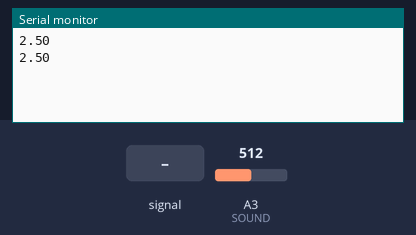
A sketch run on a simulated Arduino Nano, built with avr-gcc and run on an emulated ATmega328P. Shown: the last lines printed to the serial monitor. Inputs (shaded band) come from the test bench; at power-on: A3 (SOUND) = 512.

Above: at 1.2 s.
1.3 s: A3 (SOUND) fed a 200 Hz sine of ±81 counts around its level
At 1.9 s:
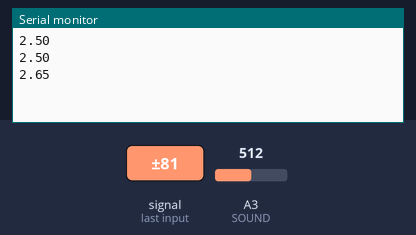
2.8 s: A3 (SOUND) set to 716
At 3.4 s:
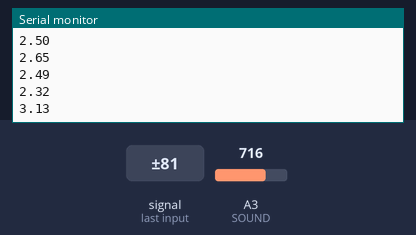
4.3 s: A3 (SOUND) fed a 1000 Hz sine of ±255 counts around its level
At 4.9 s:
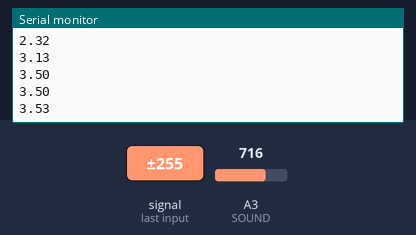
5.8 s: A3 (SOUND) set to 900
At 6.4 s:
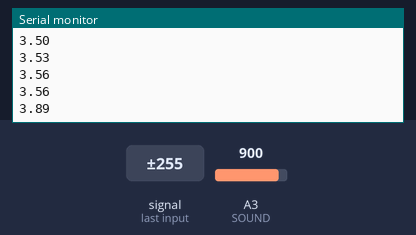
Timing chart, 0 to 8.3 s (numbered marks = the images above; inputs shaded):
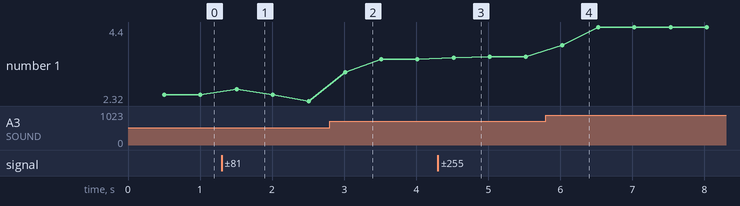

Measured:
- after the input at 1.3 s, the serial monitor: prints a new line after 0.21 s (image 1)
- after the input at 2.8 s, the serial monitor: prints a new line after 0.21 s (image 2)
- after the input at 4.3 s, the serial monitor: prints a new line after 0.22 s (image 3)
- after the input at 5.8 s, the serial monitor: prints a new line after 0.22 s (image 4)
- plotted number 1: 2.5 → 2.32 after the input at 1.3 s, 2.32 → 3.5 after the input at 2.8 s, 3.5 → 3.56 after the input at 4.3 s, 3.56 → 4.4 after the input at 5.8 s

The sketch:

Sound_Sensor.ino
```cpp
#include "MeOrion.h"

// Pins
#define BUZZER 8
#define LIGHT A6
#define SOUND A3
#define ULTRASONIC 10
#define IR_DOWN_L 11
#define IR_DOWN_R 12
#define IR_SIDE_L A1
#define IR_SIDE_R A0

// Motor setups
MeDCMotor motorL(M1);
MeDCMotor motorR(M2);
// Raw driving functions
void wait() {
  motorL.stop();
  motorR.stop();
}
void go() {
  motorL.run(-100);
  motorR.run(100);
  delay(1000);
}
void left() {
  motorL.run(130);
  motorR.run(130);
  delay(575);
}
void right() {
  motorL.run(-130);
  motorR.run(-130);
  delay(575);
}

int soundChallenge() {
  double average = 0, v;
  for (int i = 0; i < 10; i++) {
    average += (double)analogRead(SOUND) / 1023.0 * 5.0;
    delay(50);
  }

  v = average/10;
  //Serial.print("Sound sensor feedback voltage: ");
  Serial.println(v);
  /*
  if(v >= 0.0 && v < 1.0) return 0;
  else if(v >= 1.0 && v < 2.3) { right(); go(); }
  else if(v >= 2.3 && v < 5.0) { left(); go(); }
  */
  return 1;
}

void setup() {
  Serial.begin (9600);
}

void loop() {
  int f = soundChallenge();
  /*
  Serial.print("Value returned by soundChallenge() function: ");
  Serial.println(f);
  */
  //motorL.run(255);
  //motorR.run(255);
}
```
